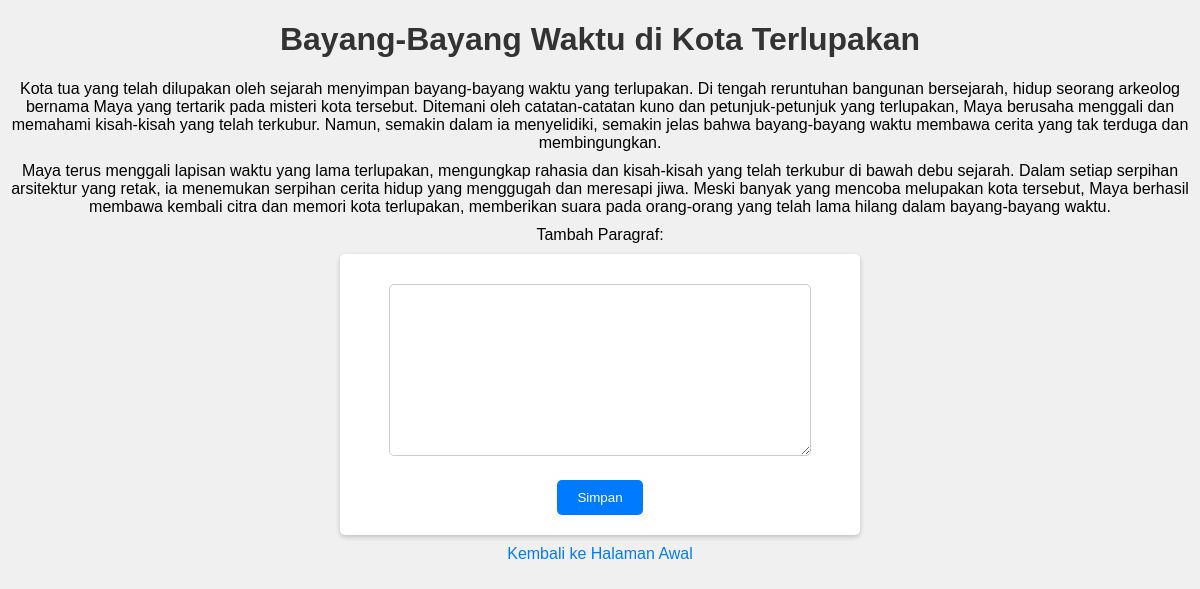
Page /lihat_cerita.php?idcerita=5 on the committed database.
### tables this page shows
CREATE TABLE `cerita` (
  `idcerita` int(11) NOT NULL AUTO_INCREMENT,
  `judul` varchar(100) DEFAULT NULL,
  `iduser_pembuat_awal` varchar(40) NOT NULL,
  PRIMARY KEY (`idcerita`),
  KEY `fk_cerita_users_idx` (`iduser_pembuat_awal`),
  CONSTRAINT `fk_cerita_users` FOREIGN KEY (`iduser_pembuat_awal`) REFERENCES `users` (`iduser`) ON DELETE NO ACTION ON UPDATE NO ACTION
);

CREATE TABLE `paragraf` (
  `idparagraf` int(11) NOT NULL AUTO_INCREMENT,
  `iduser` varchar(40) NOT NULL,
  `idcerita` int(11) NOT NULL,
  `isi_paragraf` varchar(1000) DEFAULT NULL,
  `tanggal_buat` timestamp NULL DEFAULT current_timestamp(),
  PRIMARY KEY (`idparagraf`),
  KEY `fk_paragraf_users1_idx` (`iduser`),
  KEY `fk_paragraf_cerita1_idx` (`idcerita`),
  CONSTRAINT `fk_paragraf_cerita1` FOREIGN KEY (`idcerita`) REFERENCES `cerita` (`idcerita`) ON DELETE NO ACTION ON UPDATE NO ACTION,
  CONSTRAINT `fk_paragraf_users1` FOREIGN KEY (`iduser`) REFERENCES `users` (`iduser`) ON DELETE NO ACTION ON UPDATE NO ACTION
);

### class/koneksi.php (called while the page is built, shortened)
<?php
    class Koneksi {
        public function __construct() {
            $this->conn = new mysqli("localhost", "root", "", "project_uts_fsp");
        }
    }
?>

### class/cerita.php (called while the page is built, shortened)
<?php
    require_once("koneksi.php");
    class Cerita extends Koneksi {
        public function getJudul($iduser="") {
            $sql = "SELECT judul FROM cerita where idcerita = ?";
            $stmt = $this->conn->prepare($sql);
            $stmt->bind_param("i", $iduser);
            $stmt->execute();
            $result = $stmt->get_result();
            return $result;
        }
        public function getAllParagraf($id_cerita="") {
            $sql = "SELECT * from paragraf p WHERE p.idcerita = ?";
            $stmt = $this->conn->prepare($sql);
            $stmt->bind_param("i", $id_cerita);
            $stmt->execute();
            $res = $stmt->get_result();
            return $res;
        }
    }
?>

### lihat_cerita.php (the view, shortened to what this page needs)
<?php
    require_once("class/cerita.php");
    $id_cerita = "";
    $judul = 0;
    if (isset($_GET["idcerita"])) {
        $id_cerita = $_GET["idcerita"];
    }
    $cerita = new Cerita();
    $result = $cerita->getJudul($id_cerita);
    if ($row = $result->fetch_assoc()) {
        $judul = $row["judul"];
    }
?>
<!DOCTYPE html>
<html lang="en">
<head>
</head>
<body>
    <?php
        $result = $cerita->getAllParagraf($id_cerita);
        echo "<h1>$judul</h1>";
        while ($row = $result->fetch_assoc()) {
            echo "<p>".$row["isi_paragraf"]."</p>";
        }
    ?>
    <p>Tambah Paragraf:</p>
    <form action="lihat_cerita.php" method="post">
        <p><textarea name="txttambahparagraf" id="" cols="30" rows="10"></textarea></p>
        <p><input type="submit" value="Simpan" name="btnsimpan"></p>
    </form>
    <p><a href="homepage.php">Kembali ke Halaman Awal</a></p>
</body>
</html>

### lihat_cerita.php (style rules this page uses)
body { font-family: Arial, sans-serif; background-color: #f0f0f0; text-align: center; margin: 0; padding: 0; }
h1 { color: #333; }
p { margin: 10px 0; }
form { background: #fff; max-width: 500px; margin: 0 auto; padding: 10px; border-radius: 5px; box-shadow: 0 2px 5px rgba(0, 0, 0, 0.2); }
textarea { width: 80%; padding: 10px; margin: 10px 0; border: 1px solid #ccc; border-radius: 5px; }
input[type="submit"] { background: #007BFF; color: #fff; border: none; padding: 10px 20px; border-radius: 5px; cursor: pointer; }
a { text-decoration: none; color: #007BFF; }

### rows in the picture
cerita: judul "Bayang-Bayang Waktu di Kota Terlupakan"
paragraf: isi_paragraf "Kota tua yang telah dilupakan oleh sejarah menyimpan bayang-bayang waktu yang terlupakan. Di tengah reruntuhan bangunan bersejarah, hidup seorang arkeolog bernama Maya yang tertarik pada misteri kota tersebut. Ditemani oleh catatan-catatan kuno dan petunjuk-petunjuk yang terlupakan, Maya berusaha menggali dan memahami kisah-kisah yang telah terkubur. Namun, semakin dalam ia menyelidiki, semakin jelas bahwa bayang-bayang waktu membawa cerita yang tak terduga dan membingungkan."
paragraf: isi_paragraf "Maya terus menggali lapisan waktu yang lama terlupakan, mengungkap rahasia dan kisah-kisah yang telah terkubur di bawah debu sejarah. Dalam setiap serpihan arsitektur yang retak, ia menemukan serpihan cerita hidup yang menggugah dan meresapi jiwa. Meski banyak yang mencoba melupakan kota tersebut, Maya berhasil membawa kembali citra dan memori kota terlupakan, memberikan suara pada orang-orang yang telah lama hilang dalam bayang-bayang waktu."
